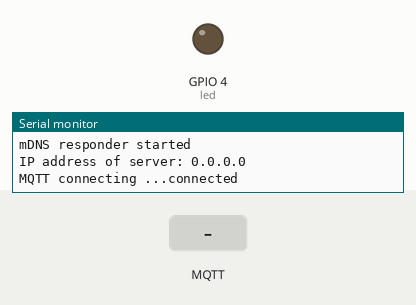
This sketch was run on a simulated ESP32. Shown: output pins drawn as LEDs (lit = HIGH), the last lines printed to the serial monitor. Inputs (shaded band) come from the test bench. WiFi joins after 1.5 s; servers stay silent unless stated; no MQTT or app messages arrive unless stated.

Above: at 2.7 s.
2.8 s: MQTT message "1" arrives on the first subscribed topic
At 3.9 s:
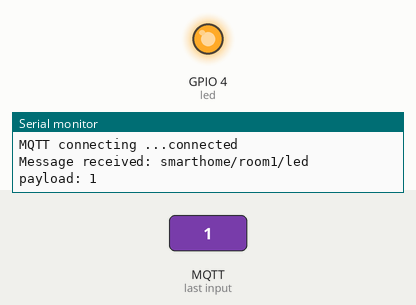
4.3 s: MQTT message "0" arrives on the first subscribed topic
At 5.1 s:
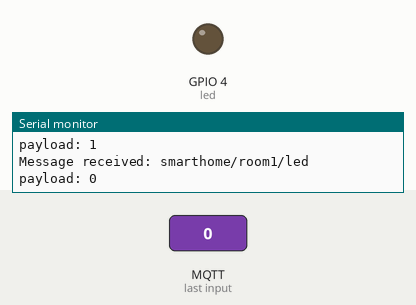
Timing chart, 0 to 7.3 s (numbered marks = the images above; inputs shaded):
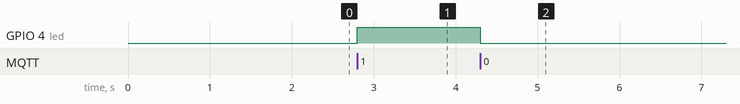

Measured:
- after the input at 2.8 s, GPIO 4 (led): LOW → HIGH at once
- after the input at 4.3 s, GPIO 4 (led): HIGH → LOW at once

The sketch:

30_use_Arduino_ESP32_MQTTS.ino
```cpp
#include <WiFi.h>
#include <WiFiClientSecure.h>
#include <PubSubClient.h>
#include <ESPmDNS.h>

/* change it with your ssid-password */
const char* ssid = "dd-wrt";
const char* password = "0000000000";
/* this is the MDNS name of PC where you installed MQTT Server */
const char* serverHostname = "iotsharing";

const char* ca_cert = \
"-----BEGIN CERTIFICATE-----\n" \
"MIIDpzCCAo+gAwIBAgIJAOHc50EeJ6aeMA0GCSqGSIb3DQEBDQUAMGoxFzAVBgNV\n" \
"BAMMDkFuIE1RVFQgYnJva2VyMRYwFAYDVQQKDA1Pd25UcmFja3Mub3JnMRQwEgYD\n" \
"VQQLDAtnZW5lcmF0ZS1DQTEhMB8GCSqGSIb3DQEJARYSbm9ib2R5QGV4YW1wbGUu\n" \
"bmV0MB4XDTE3MDgyNzAyMDQwNFoXDTMyMDgyMzAyMDQwNFowajEXMBUGA1UEAwwO\n" \
"QW4gTVFUVCBicm9rZXIxFjAUBgNVBAoMDU93blRyYWNrcy5vcmcxFDASBgNVBAsM\n" \
"C2dlbmVyYXRlLUNBMSEwHwYJKoZIhvcNAQkBFhJub2JvZHlAZXhhbXBsZS5uZXQw\n" \
"ggEiMA0GCSqGSIb3DQEBAQUAA4IBDwAwggEKAoIBAQC8mQfR058k7LBV7Xt6RiZL\n" \
"BIpC5ewSweAnsaS6Ue+jx6uruJsccnIJbiHJVjOcSYV3JLMt3un7d0JTottW6Zx/\n" \
"VleYC4CUzf3bcHLe7Qhl0veP9QAdZceblMCbEqAM9227EaXKQVzAYGwRnuxvfJM7\n" \
"P84iu2J/zB4o+AEWUJDIW38SO4b+0i1FYHmKKxEx7dztDyCJvTsn35wX3oKlJ5e+\n" \
"na/6csD+Ngh9QQ+wDd02TBqXKB7UXyRT5ECesu19U6CTE7Wr9xECbDO262aD6GtC\n" \
"HpeSAWqa6HKbKjZ20pL5V5ceS85TdWbvPdVrFUDWMIhK9dNuwhIK0s6VyRcJkbe5\n" \
"AgMBAAGjUDBOMB0GA1UdDgQWBBQPZ0u1jIg65jT3Th42VGMnya6VDDAfBgNVHSME\n" \
"GDAWgBQPZ0u1jIg65jT3Th42VGMnya6VDDAMBgNVHRMEBTADAQH/MA0GCSqGSIb3\n" \
"DQEBDQUAA4IBAQB8JrNsV32aXBOLSX8WqoHuU2NOJH+1fTdGDLYLEAPe/x3YxkNC\n" \
"MJDx8TGLSQsz4L0kCsLEQ/qsnkuPJUt3x7eNIMOrvS+zDv9wXqnGwMgeAOtEkG5n\n" \
"NbPezM50ovgZAuEZMphp2s/Zl0EROydnqpkweWa5bxYRkiQBlp0nUkCtec3PZ6iO\n" \
"QVPj/bHHi4T3jkbL0+oLNShv9Zw9hr6BkKCVqeHe9prlOMVuEJOVrEKzkhhAY90p\n" \
"Wwrj+OQYCLllJVD9VQhLVOXLg1bSuqkld3PCQBFNvrvk4Up61wuu/Oj5c5g8vwYd\n" \
"0ul29sU3heTw4ZXifpbMXRM36LFNH5uLrSba\n" \
"-----END CERTIFICATE-----\n";

/* create an instance of WiFiClientSecure */
WiFiClientSecure espClient;
PubSubClient client(espClient);

/*LED GPIO pin*/
const char led = 4;

/* topics */
#define COUNTER_TOPIC    "smarthome/room1/counter"
#define LED_TOPIC     "smarthome/room1/led" /* 1=on, 0=off */

long lastMsg = 0;
char msg[20];
int counter = 0;

void receivedCallback(char* topic, byte* payload, unsigned int length) {
  Serial.print("Message received: ");
  Serial.println(topic);

  Serial.print("payload: ");
  for (int i = 0; i < length; i++) {
    Serial.print((char)payload[i]);
  }
  Serial.println();
  /* we got '1' -> on */
  if ((char)payload[0] == '1') {
    digitalWrite(led, HIGH);
  } else {
    /* we got '0' -> on */
    digitalWrite(led, LOW);
  }

}

void mqttconnect() {
  /* Loop until reconnected */
  while (!client.connected()) {
    Serial.print("MQTT connecting ...");
    /* client ID */
    String clientId = "ESP32Client";
    /* connect now */
    if (client.connect(clientId.c_str())) {
      Serial.println("connected");
      /* subscribe topic */
      client.subscribe(LED_TOPIC);
    } else {
      Serial.print("failed, status code =");
      Serial.print(client.state());
      Serial.println("try again in 5 seconds");
      /* Wait 5 seconds before retrying */
      delay(5000);
    }
  }
}

void setup() {
  Serial.begin(115200);
  // We start by connecting to a WiFi network
  Serial.println();
  Serial.print("Connecting to ");
  Serial.println(ssid);

  WiFi.begin(ssid, password);

  while (WiFi.status() != WL_CONNECTED) {
    delay(500);
    Serial.print(".");
  }
  /* set led as output to control led on-off */
  pinMode(led, OUTPUT);

  Serial.println("");
  Serial.println("WiFi connected");
  Serial.println("IP address: ");
  Serial.println(WiFi.localIP());
  /*setup MDNS for ESP32 */
  if (!MDNS.begin("esp32")) {
      Serial.println("Error setting up MDNS responder!");
      while(1) {
          delay(1000);
      }
  }
  /* get the IP address of server by MDNS name */
  Serial.println("mDNS responder started");
  IPAddress serverIp = MDNS.queryHost(serverHostname);
  Serial.print("IP address of server: ");
  Serial.println(serverIp.toString());
  /* set SSL/TLS certificate */
  espClient.setCACert(ca_cert);
  /* configure the MQTT server with IPaddress and port */
  client.setServer(serverIp, 8883);
  /* this receivedCallback function will be invoked
  when client received subscribed topic */
  client.setCallback(receivedCallback);

}
void loop() {
  /* if client was disconnected then try to reconnect again */
  if (!client.connected()) {
    mqttconnect();
  }
  /* this function will listen for incomming
  subscribed topic-process-invoke receivedCallback */
  client.loop();
  /* we increase counter every 3 secs
  we count until 3 secs reached to avoid blocking program if using delay()*/
  long now = millis();
  if (now - lastMsg > 3000) {
    lastMsg = now;
    if (counter < 100) {
      counter++;
      snprintf (msg, 20, "%d", counter);
      /* publish the message */
      client.publish(COUNTER_TOPIC, msg);
    }else {
      counter = 0;
    }
  }
}
```
